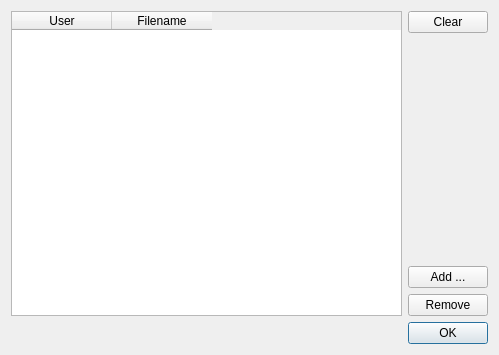
<?xml version="1.0" encoding="UTF-8"?>
<ui version="4.0">
 <class>AlternativeFileManager</class>
 <widget class="QDialog" name="AlternativeFileManager">
  <property name="geometry">
   <rect>
    <x>0</x>
    <y>0</y>
    <width>499</width>
    <height>355</height>
   </rect>
  </property>
  <property name="windowTitle">
   <string>Dialog</string>
  </property>
  <layout class="QVBoxLayout" name="verticalLayout_2">
   <item>
    <layout class="QHBoxLayout" name="horizontalLayout">
     <item>
      <widget class="QTableWidget" name="tableWidget">
       <property name="editTriggers">
        <set>QAbstractItemView::NoEditTriggers</set>
       </property>
       <property name="selectionBehavior">
        <enum>QAbstractItemView::SelectRows</enum>
       </property>
       <column>
        <property name="text">
         <string>User</string>
        </property>
       </column>
       <column>
        <property name="text">
         <string>Filename</string>
        </property>
       </column>
      </widget>
     </item>
     <item>
      <layout class="QVBoxLayout" name="verticalLayout">
       <item>
        <widget class="QPushButton" name="pushButton_3">
         <property name="text">
          <string>Clear</string>
         </property>
        </widget>
       </item>
       <item>
        <spacer name="verticalSpacer">
         <property name="orientation">
          <enum>Qt::Vertical</enum>
         </property>
         <property name="sizeHint" stdset="0">
          <size>
           <width>20</width>
           <height>40</height>
          </size>
         </property>
        </spacer>
       </item>
       <item>
        <widget class="QPushButton" name="pushButton_2">
         <property name="text">
          <string>Add ...</string>
         </property>
        </widget>
       </item>
       <item>
        <widget class="QPushButton" name="pushButton">
         <property name="text">
          <string>Remove</string>
         </property>
        </widget>
       </item>
      </layout>
     </item>
    </layout>
   </item>
   <item>
    <widget class="QDialogButtonBox" name="buttonBox">
     <property name="orientation">
      <enum>Qt::Horizontal</enum>
     </property>
     <property name="standardButtons">
      <set>QDialogButtonBox::Ok</set>
     </property>
    </widget>
   </item>
  </layout>
 </widget>
 <resources/>
 <connections>
  <connection>
   <sender>buttonBox</sender>
   <signal>accepted()</signal>
   <receiver>AlternativeFileManager</receiver>
   <slot>accept()</slot>
   <hints>
    <hint type="sourcelabel">
     <x>248</x>
     <y>254</y>
    </hint>
    <hint type="destinationlabel">
     <x>157</x>
     <y>274</y>
    </hint>
   </hints>
  </connection>
  <connection>
   <sender>buttonBox</sender>
   <signal>rejected()</signal>
   <receiver>AlternativeFileManager</receiver>
   <slot>reject()</slot>
   <hints>
    <hint type="sourcelabel">
     <x>316</x>
     <y>260</y>
    </hint>
    <hint type="destinationlabel">
     <x>286</x>
     <y>274</y>
    </hint>
   </hints>
  </connection>
 </connections>
</ui>
